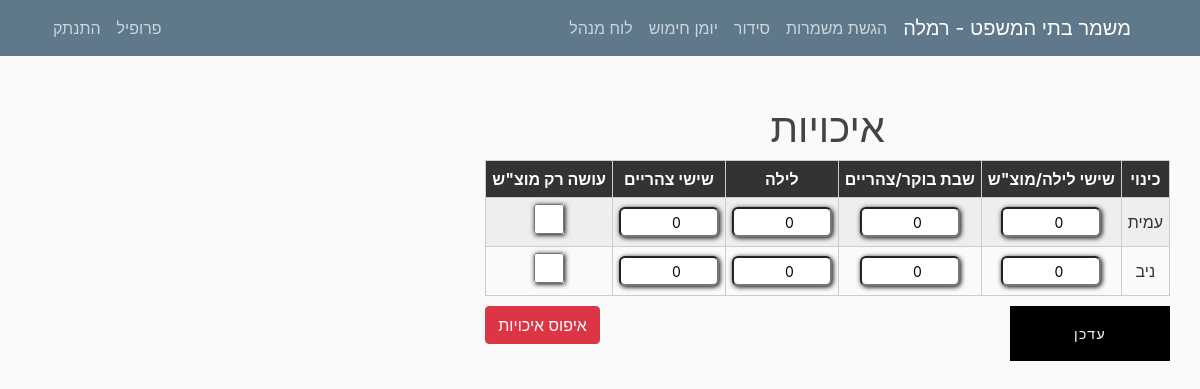
Page /quality/list/ (signed in) on the committed database.
### mishmar/models.py (models this page shows, shortened)
class Settings(models.Model):
    submitting = models.BooleanField(default=True, verbose_name="ניתן להגיש/לשנות הגשות")
    pin_code = models.IntegerField(default=1234, verbose_name="קוד זיהוי")
    officer = models.CharField(max_length=20, verbose_name="קצין מתקן")
    city = models.CharField(max_length=100, verbose_name="עיר")
    max_seq0 = models.IntegerField(default=2, verbose_name="מספר רצפים מקסימלי לילה לצהריים")
    max_seq1 = models.IntegerField(default=2, verbose_name="מספר רצפים מקסימלי צהריים לבוקר")
    version = models.CharField(max_length=10, default="1.0", verbose_name="גרסה")
    friday_morning = models.BooleanField(default=False, verbose_name="שישי בוקר נחשב במינימום הגשות?", blank=True)
    friday_noon = models.BooleanField(default=False, verbose_name="שישי בצהריים נחשב במינימום הגשות?", blank=True)
    num_mags = models.PositiveIntegerField(default=3, verbose_name="מספר מחסניות")
    hand_cuffs = models.PositiveIntegerField(default=8, verbose_name="מספר אזיקים")
    num_mag_cases = models.PositiveIntegerField(default=8, verbose_name="מספר פונדות")
    num_gun_cases = models.PositiveIntegerField(default=8, verbose_name="מספר נרתיקים")

### users/models.py (models this page shows, shortened)
class UserSettings(models.Model):
    user = models.OneToOneField(User, on_delete=models.CASCADE)
    nickname = models.CharField(default="אין", max_length=20, verbose_name="כינוי", blank=True)
    night = models.IntegerField(default=0, verbose_name="לילה")
    sat_night = models.IntegerField(default=0, verbose_name="שישי לילה/מוצ\"ש")
    fri_noon = models.IntegerField(default=0, verbose_name="שישי צהריים")
    sat_morning = models.IntegerField(default=0, verbose_name="שבת בוקר/צהריים")
    image = models.TextField(default="", verbose_name="תמונה", blank=True)
    sat = models.BooleanField(default=False, verbose_name="עושה רק מוצ\"ש")
    language = models.CharField(default="hebrew", max_length=30, verbose_name="שפה")
    class Meta:
        verbose_name = "הגדרות משתמש"
        verbose_name_plural = "הגדרות משתמשים"

### users/views.py (the view, shortened to what this page needs)
# urls.py: path('quality/list/', user_views.QualityUserListView.as_view(), name="quality-list"),
class QualityUserListView(LoginRequiredMixin, UserPassesTestMixin, ListView):
    model = USettings
    queryset = USettings.objects.all().exclude(user__username='admin').exclude(user__username='metagber')
    template_name = 'users/quality_user_list.html'
    context_object_name = 'users'
    ordering = ['id']
    def test_func(self):
        return isStaff(self.request.user)

### mishmar/views.py (called while the page is built)
@register.filter
def get_city(string):
    settings = Settings.objects.all().first()
    return settings.city

@register.filter
def isStaff(user):
    return user.groups.filter(name='staff').exists()

@register.filter
def getmonth(month):
    letter = month.lower()[0]
    if (letter >= 'a' and letter <= 'z'):
        return month
    else:
        months_he = ["ינו", "פבר", "מרץ", "אפר", "מאי", "יונ", "יול", "אוג", "ספט", "אוק", "נוב", "דצמ"]
        months = ["jan", "feb", "mar", "apr", "may", "jun", "jul", "aug", "sep", "oct", "nov", "dec"]
        return months[months_he.index(month)]

@register.filter
def getday(string):
    letter = datetime.datetime.now().strftime("%b").lower()[0]
    if (letter >= 'a' and letter <= 'z'):
        return datetime.datetime.now()
    return datetime.datetime.now()

@register.filter(name="translate_text")
def translate_text(text, user, from_language="hebrew"):
    if user.is_authenticated:
        user_settings = USettings.objects.all().filter(user=user).first()
        if from_language != user_settings.language:
            langs_dict = GoogleTranslator.get_supported_languages(as_dict=True)
            translator = GoogleTranslator(source='auto', target=langs_dict[user_settings.language])
            return translator.translate(text).capitalize()
    return text

@register.filter
def get_base_string(user, num):
    return translate_text(base_strings[int(num)], user, "hebrew")

### users/views.py (called while the page is built)
@register_tag.filter
def isStaff(user):
    return user.groups.filter(name='staff').exists()

### users/templates/users/quality_user_list.html (shortened to what this page needs)
{% extends "mishmar/base.html" %}
{% block content %}
<h1>איכויות</h1>
<table class="responsive-table-input-matrix" style="align-items: center">
    <thead>
    <tr>
        <th>כינוי</th>
        <th>שישי לילה/מוצ"ש</th>
        <th>שבת בוקר/צהריים</th>
        <th>לילה</th>
        <th>שישי צהריים</th>
        <th>עושה רק מוצ"ש</th>
    </tr>
    </thead>
    <tbody>
      <form method="POST">
    {% for user in users %}
    <tr style="align-content: end">
        <td>{{ user.nickname }}</td>
        <td><input type="number" min="0" required name="sat_night{{user.id}}" id="sat_night{{user.id}}" value="{{user.sat_night}}" style="width: 100px; text-align: center;"></td>
        <td><input type="number" min="0" required name="sat_morning{{user.id}}" id="sat_morning{{user.id}}" value="{{user.sat_morning}}" style="width: 100px; text-align: center;"></td>
        <td><input type="number" min="0" required name="night{{user.id}}" id="night{{user.id}}" value="{{user.night}}" style="width: 100px; text-align: center;" ></td>
        <td><input type="number" min="0" required name="fri_noon{{user.id}}" id="fri_noon{{user.id}}" value="{{user.fri_noon}}" style="width: 100px; text-align: center;" ></td>
        <td><input type="checkbox" name="sat{{user.id}}" id="sat{{user.id}}" {% if user.sat %}checked {% endif %}></td>
    </tr>
    {% endfor %}
    </tbody>
</table>
<div style="margin-top: 10px; flex: 1; display: flex; justify-content: space-between;">
      <div style="width: 200px">
        <button class="but effect01" type="submit" name="update"><span>עדכן</span></button>
      </div>
    <div>
      <button type="submit" name="reset" class="btn btn-danger">איפוס איכויות</button>
    </div>
</div>
{% endblock content %}

### mishmar/templates/mishmar/base.html (shortened to what this page needs)
{% load static %}
<!DOCTYPE html>
<html dir = rtl>
<head>
    <link rel="stylesheet" href="https://maxcdn.bootstrapcdn.com/bootstrap/4.0.0/css/bootstrap.min.css">
    <link rel="stylesheet" type="text/css" href="{% static 'mishmar/main.css' %}">
    <link rel="stylesheet" type="text/css" href="{% static 'mishmar/matrix.css' %}">
    <link rel="stylesheet" type="text/css" href="{% static 'mishmar/neon.css' %}">
</head>
<body>
    <header class="site-header">
      <nav class="navbar navbar-expand-md navbar-dark bg-steel fixed-top">
        <div class="container">
          <a class="navbar-brand mr-4" href="{% url 'Home' %}">משמר בתי המשפט - {{ ""|get_city }}</a>
          <div class="collapse navbar-collapse" id="navbarToggle">
            <div class="navbar-nav ">
              {% if request.user.is_authenticated %}
              {% if request.user.username != 'metagber' %}
              <a style="margin-right: 0.5em" class="nav-item nav-link" href="{% url 'Serve' %}">{{ request.user|get_base_string:"1" }}</a>
                <a  class="nav-item nav-link" href="{% url 'Organization' %}">{{ request.user|get_base_string:"2" }}</a>
                {% endif %}
                <a  class="nav-item nav-link" href="{% url 'armingday' year='today'|getday|date:'Y' month='today'|getday|date:'b'|getmonth day='today'|getday|date:'d' %}">יומן חימוש</a>
                {% endif %}
                {% if request.user|isStaff %}
                    <a  class="nav-item nav-link" href="{% url 'staff-panel' %}">לוח מנהל</a>
                {% endif %}
            </div>
            <div class="navbar-nav mr-auto">
                {% if request.user.is_authenticated %}
                {% if request.user.username != 'metagber' %}
                    <a class="nav-item nav-link" href="{% url 'profile' %}">{{ request.user|get_base_string:"6" }}</a>
                    {% endif %}
                    <a class="nav-item nav-link" href="{% url 'logout' %}">{{ request.user|get_base_string:"7" }}</a>
                 {% else %}
                    <a class="nav-item nav-link" href="{% url 'login' %}">{{ request.user|get_base_string:"8" }}</a>
                    <a class="nav-item nav-link" href="{% url 'register' %}">{{ request.user|get_base_string:"9" }}</a>
                {% endif %}
            </div>
          </div>
        </div>
      </nav>
    </header>
    <main role="main" class="container">
      <div class="row" dir="rtl">
        <div>
          {% block content %}{% endblock %}
        </div>
      </div>
    </main>
</body>
</html>

### mishmar/static/mishmar/main.css (style rules this page uses)
body { background: #fafafa; color: #333333; margin-top: 5rem; padding: 1.5em; direction: rtl; text-align: right; }
h1, h2, h3, h4, h5, h6 { color: #444444; direction: rtl; text-align: center; }
.bg-steel { background-color: #5f788a; }
.site-header .navbar-nav .nav-link { color: #cbd5db; }
input[type=number] { width: 170px; height: 30px; overflow: hidden; font-size: 14px; border-radius: 6px; box-shadow: 1px 1px 5px black; border: 1; }
input[type=checkbox] { width: 30px; height: 30px; overflow: hidden; font-size: 14px; border-radius: 6px; box-shadow: 1px 1px 5px black; border: 1; }

### mishmar/static/mishmar/matrix.css (style rules this page uses)
table { width: 100%; border-collapse: collapse; }
tr:nth-of-type(odd) { background: #eee; }
th { background: #333; color: white; font-weight: bold; }
td, th { padding: 6px; border: 1px solid #ccc; text-align: center; white-space: pre-line; }

### mishmar/static/mishmar/neon.css (style rules this page uses)
.but { letter-spacing: 0.1em; cursor: pointer; font-size: 14px; font-weight: 400; line-height: 45px; max-width: 160px; position: relative; text-decoration: none; text-transform: uppercase; width: 100%; }
.effect01 { color: #fafafa; border: 4px solid #000; box-shadow:0px 0px 0px 1px #000 inset; background-color: #000; overflow: hidden; position: relative; transition: all 0.3s ease-in-out; }
.effect01 span { transition: all 0.2s ease-out; z-index: 2; }
.effect01:after { background: #fafafa; border: 0px solid #000; content: ""; height: 155px; left: -75px; opacity: .8; position: absolute; top: -50px; -webkit-transform: rotate(35deg); transform: rotate(35deg); width: 50px; transition: all 1s cubic-bezier(0.075, 0.82, 0.165, 1); z-index: 1; }

### rows in the picture
Settings: city "רמלה"
UserSettings: nickname "עמית", sat_night "0", sat_morning "0", night "0", fri_noon "0"
UserSettings: nickname "ניב", sat_night "0", sat_morning "0", night "0", fri_noon "0"

### other values in the picture
{{ request.user|get_base_string:"1" }} "הגשת משמרות"
{{ request.user|get_base_string:"2" }} "סידור"
{{ request.user|get_base_string:"6" }} "פרופיל"
{{ request.user|get_base_string:"7" }} "התנתק"
